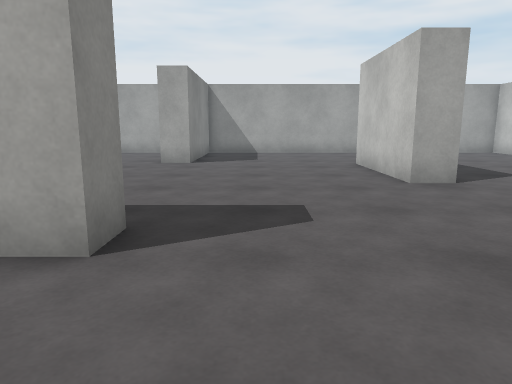
View 1 (above)

24 first-person views from a walk through a 3-D level made in the Unity game engine. The camera is 1.2 m above the floor, tilts 10° down and sees 70° across. The floor is counted in squares, 1 m on a side. Each view is taken from the middle of a square. On the plan, view 1 faces up. The plan holds only what a view shows up to about 15 squares ahead; the rest is blank. Surface patterns are stand-ins for the level's own textures.

View 2
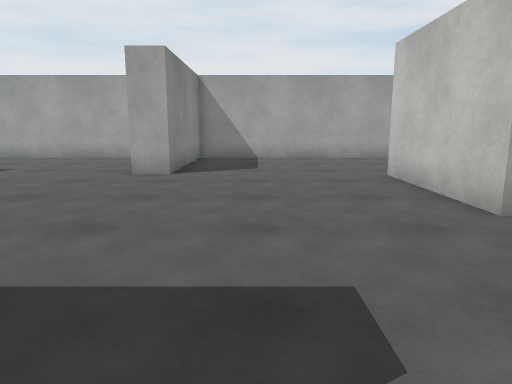

View 3
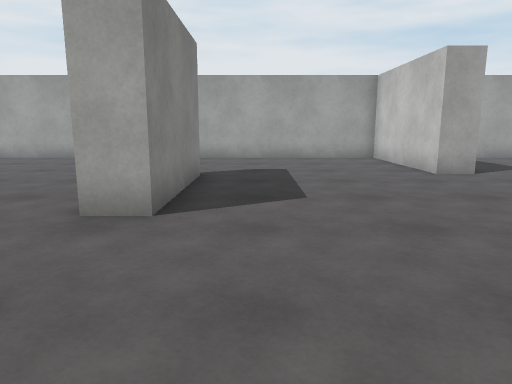

View 4
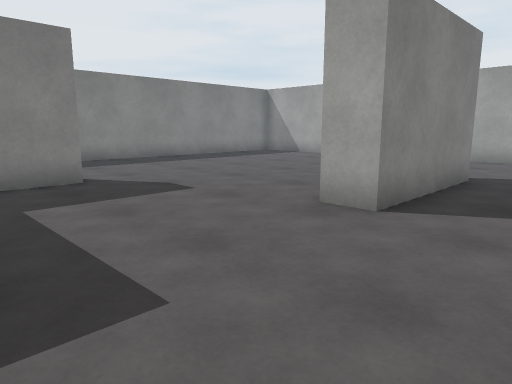

View 5
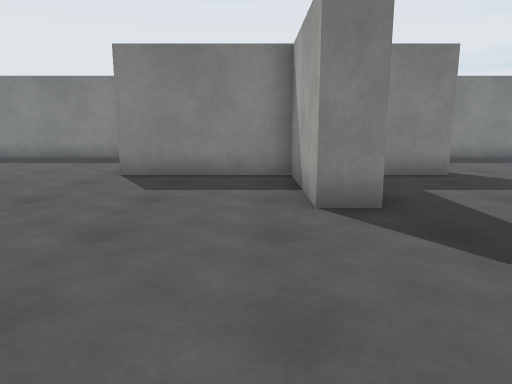

View 6
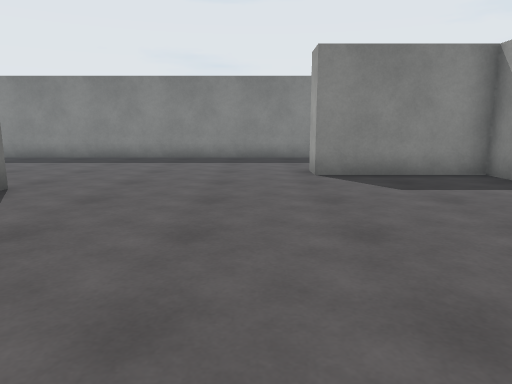

View 7
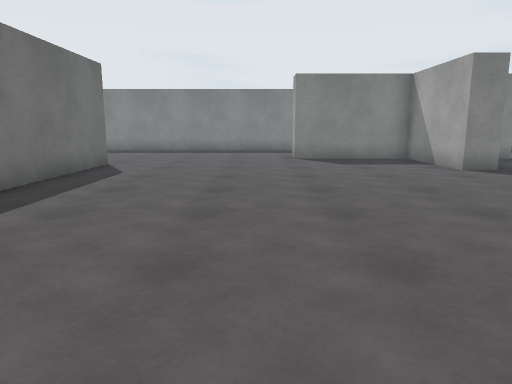

View 8
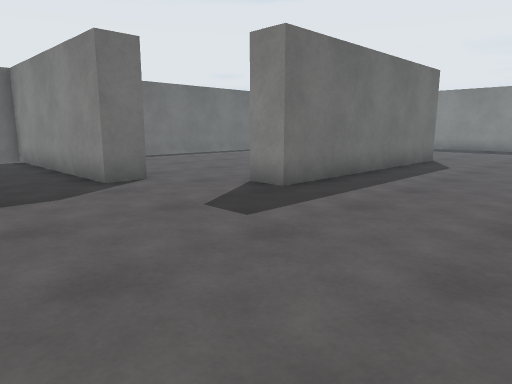

View 9
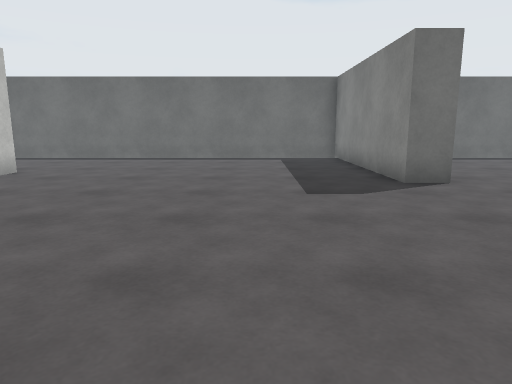

View 10
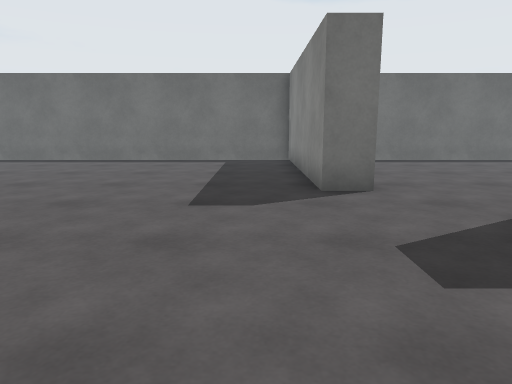

View 11
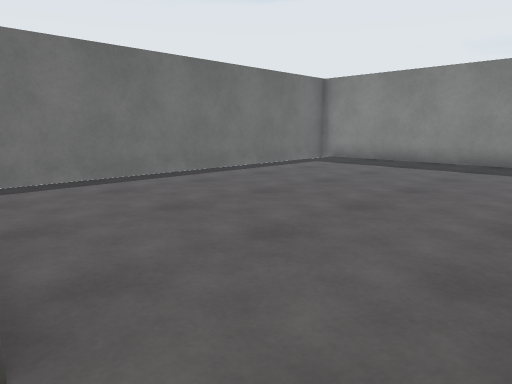

View 12
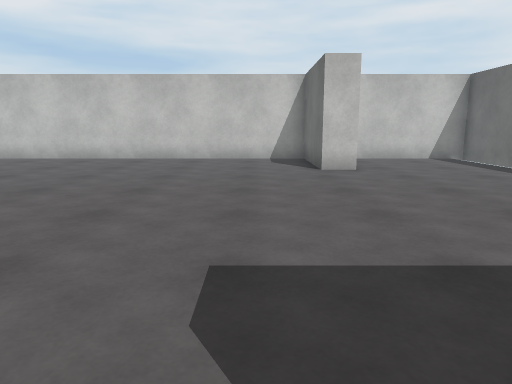

View 13
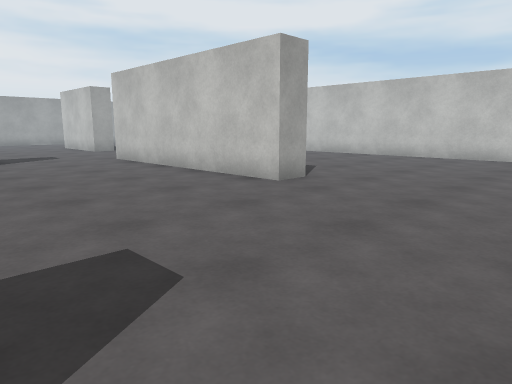

View 14
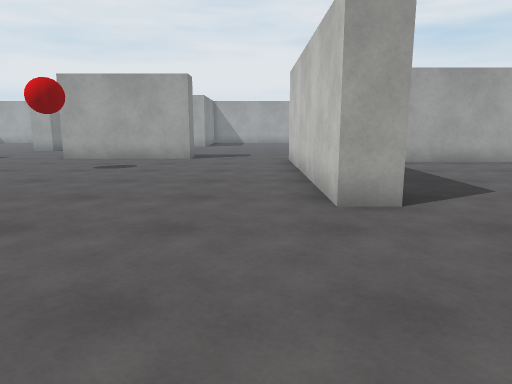

View 15
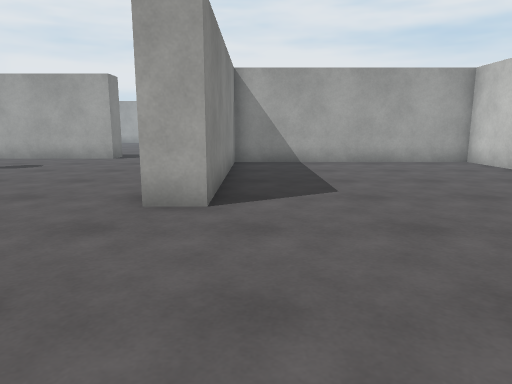

View 16
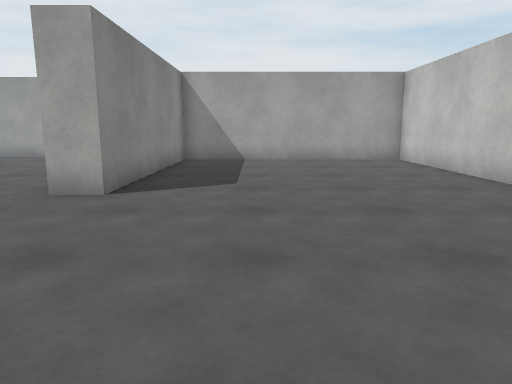

View 17
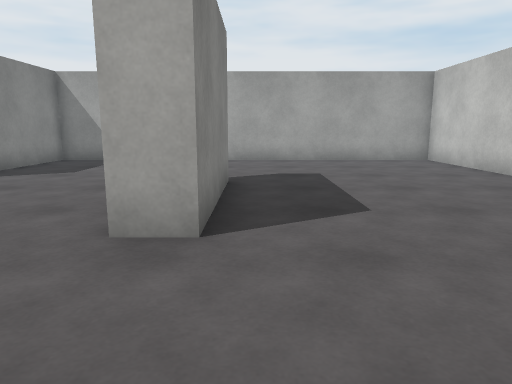

View 18
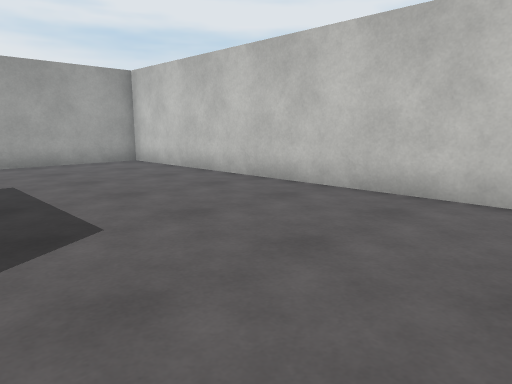

View 19
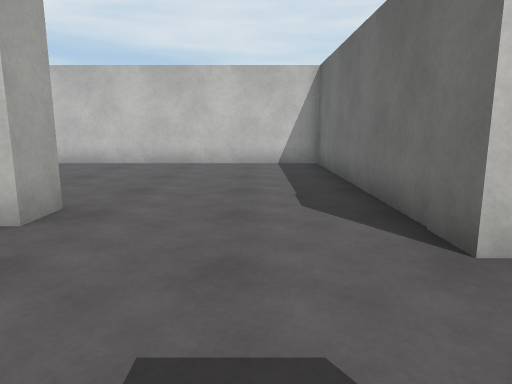

View 20
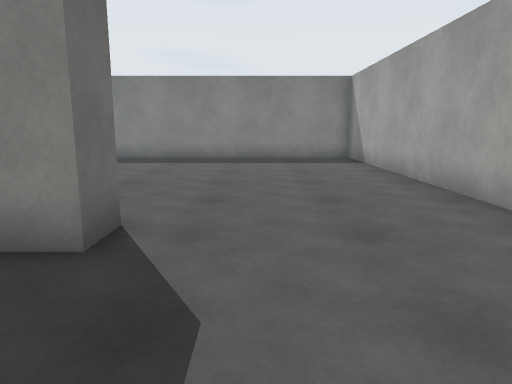

View 21
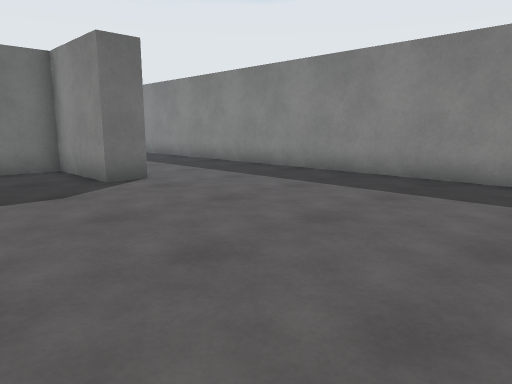

View 22
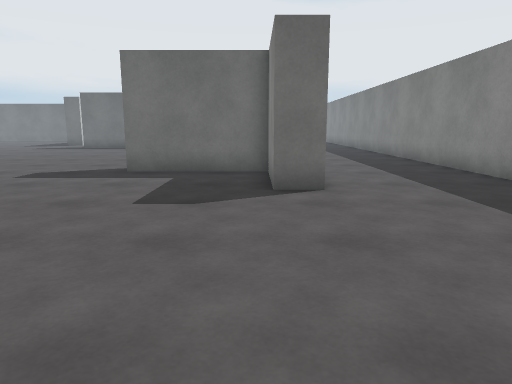

View 23
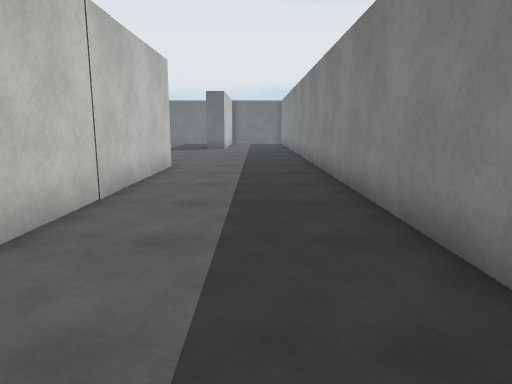

View 24
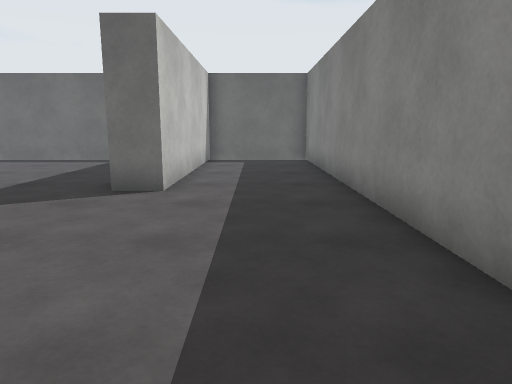

### Floor plan
Points are (right, up) in squares from view 1. A wall is a line through its corners. A room is listed if a view was taken in it or the views show most of it. See-through windows are left out.
Room 1 (views 1, 2, 3, 4, 5, 6, 7, 8, 9, 10, 11, 12, 13, 14, 15, 16, 17, 18, 19, 20, 21, 22, 23, 24)
walls: (-1.6, 4.4) (-1.6, 3.3) (-6.5, 3.3); (-3.4, -11.9) (-2.3, -11.9) (-2.3, -19.2) (11.5, -19.2) (11.5, -14.9); (-10.5, 12.3) (-9.4, 12.3) (-9.4, 7.9) (-10.5, 7.9); (-16.4, 6) (-15.3, 6) (-15.3, 2.9) (-11.4, 2.9) (-11.4, 1.9) (-15.3, 1.9) (-15.3, -2.5) (-16.3, -2.5) (-16.3, 5.4); (-13.2, -8.9) (-4.8, -8.9) (-4.8, -10); (4.4, 12.4) (4.4, 7.9) (3.4, 7.9) (3.4, 12.4); (7.5, -14) (7.5, -12.9) (11.5, -12.9) (11.5, 1.9) (3.3, 1.9) (3.3, -5.5) (2.3, -5.5) (2.3, 2.9) (11.5, 2.9) (11.5, 17.8) (-2.3, 17.8) (-2.3, 12.5) (-3.2, 12.5) (-3.2, 17.8) (-20.9, 17.8) (-20.9, -19.2) (-17.2, -19.2) (-17.2, -11.9) (-16.1, -11.9)
ways out: opening at (-14.5, -10.5); opening at (-4.5, -11)

Positions as (right, up) in squares from view 1, and headings:
1: (0, 0), facing up
2: (0, 3), facing up
3: (-8, 3), facing up
4: (-7, 3), facing up-left
5: (-6, 1), facing left
6: (-6, -4), facing left
7: (-1, -4), facing left
8: (1, -4), facing down-left
9: (1, -4), facing down
10: (-1, -5), facing down
11: (-3, -10), facing down-left
12: (-3, -11), facing right
13: (-4, -11), facing up-right
14: (1, -11), facing up
15: (4, -11), facing up
16: (6, -12), facing up
17: (5, 4), facing up
18: (5, 5), facing up-right
19: (-1, 5), facing right
20: (-6, 14), facing left
21: (-12, 14), facing down-left
22: (-15, 13), facing down
23: (-19, 9), facing down
24: (-19, -5), facing down
